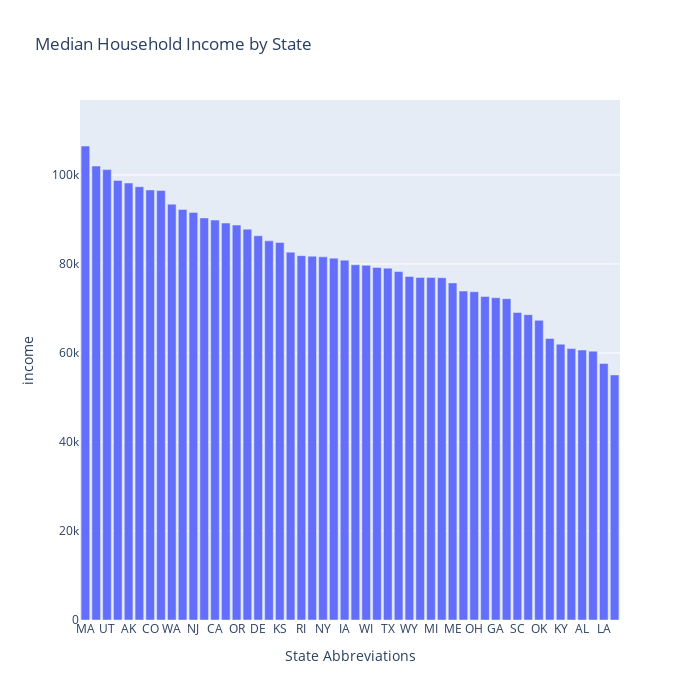

The code cell stored with this chart in its notebook:
### Code cell
# Show the value of each state.
income_sort = income.sort_values('income' , ascending = False)
fig = px.bar(
    income_sort,
    x = 'state',
    y = 'income',
    title = 'Median Household Income by State',
    labels={'Income': 'Median Household Income ($)', 'state': 'State Abbreviations'}
)

fig.update_layout(width=700, height=700)
fig.show()

### Figure 1 — Plotly figure (JSON) as saved in the notebook; plotly's stock layout.template omitted (floating-point values rounded to 4 significant figures)
{"data": [{"alignmentgroup": "True", "hovertemplate": "State Abbreviations=%{x}<br>income=%{y}<extra></extra>", "legendgroup": "", "marker": {"color": "#636efa", "pattern": {"shape": ""}}, "name": "", "offsetgroup": "", "orientation": "v", "showlegend": false, "textposition": "auto", "type": "bar", "x": [null, "MA", "MD", "UT", "NH", "AK", "HI", "CO", "VA", "WA", "CT", "NJ", "MN", "CA", "NE", "OR", "IL", "DE", "VT", "KS", "AZ", "RI", "SD", "NY", "NV", "IA", "PA", "WI", "MT", "TX", "MO", "WY", "ND", "MI", "IN", "ME", "ID", "OH", "TN", "GA", "FL", "SC", "NC", "OK", "AR", "KY", "NM", "AL", "WV", "LA", "MS"], "xaxis": "x", "y": [111000, 106500, 102000, 101200, 98780, 98190, 97360, 96640, 96490, 93440, 92240, 91590, 90340, 89870, 89190, 88740, 87820, 86340, 85190, 84830, 82660, 81860, 81740, 81600, 81310, 80860, 79820, 79690, 79220, 79060, 78290, 77200, 76960, 76960, 76910, 75740, 73910, 73770, 72700, 72420, 72200, 69100, 68610, 67330, 63250, 61980, 60980, 60660, 60410, 57650, 55060], "yaxis": "y"}], "layout": {"barmode": "relative", "height": 700, "legend": {"tracegroupgap": 0}, "title": {"text": "Median Household Income by State"}, "width": 700, "xaxis": {"anchor": "y", "autorange": true, "domain": [0, 1], "range": [-0.5, 49.5], "title": {"text": "State Abbreviations"}, "type": "category"}, "yaxis": {"anchor": "x", "autorange": true, "domain": [0, 1], "range": [0, 116800.0], "title": {"text": "income"}, "type": "linear"}}}
